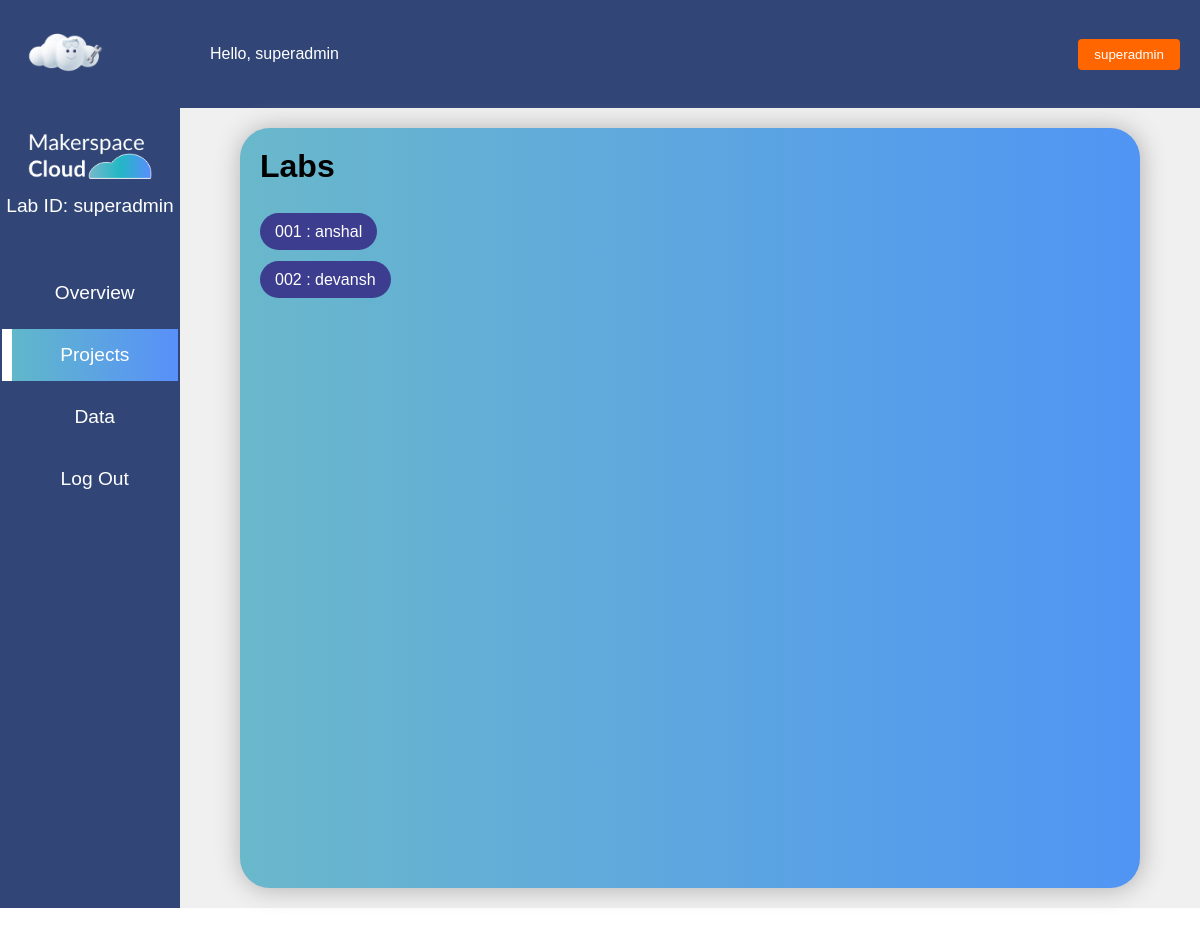
Page /s_labs/ (signed in) on the committed database.
### equ/models.py (models this page shows, shortened)
class Lab(models.Model):
    organisation = models.ForeignKey(Organisation,on_delete=models.CASCADE, null=True)
    name = models.CharField(max_length=100)
    lab_admin = models.ForeignKey(
        User,
        limit_choices_to={'groups__name': 'admin'},
        null=True,  # Set the default value to None
        on_delete=models.CASCADE,
        related_name='lab_admin_of'
    )

### equ/views.py (the view)
# urls.py: path('s_labs/', views.s_labs, name='s_labs'),
@login_required
@superadmin_required
def s_labs(request):
    labs = Lab.objects.all()
    context = {'labs' : labs}
    return render(request, 'equ/s_labs.html',context)

### equ/views.py (called while the page is built)
def superadmin_required(function):
    decorator = user_passes_test(lambda user: user.groups.filter(name='superadmin').exists())
    return decorator(function)

### equ/templates/equ/s_labs.html (shortened to what this page needs)
{% extends "equ/s_base.html" %}
{% block content %}
<div class="labs">
    <h1>Labs</h1>
<div class="my_projects">
    <div class="mp1">
{% for lab in labs%}
<h2> <a href="{% url 's_lab_detail' lab.pk %}" >{{ lab.name }} : {{lab.lab_admin}}</a></h2>
{% endfor %}
</div>
{% endblock content %}

### equ/templates/equ/s_base.html
{% load static %}
<!DOCTYPE html>
<html>
<head>
  <link rel="stylesheet" type="text/css" href="{% static 'css/style.css' %}">
</head>
<body>
  {% if user.is_authenticated %}
     <div class="main-navbar">
      <div class="cloudlogo">
        <img src="{% static 'images/cloudavt.png' %}" alt="" style="width: 90px; height: auto;">
        <span style="margin-left: 100px;">Hello, {{ user.username }}</span>
      </div>
      <a class="profile-link" href="{% url 'u_profile_page' %}">
        <button class="profile-button">{{ user.username }}</button>
      </a>
    </div>
  <div class="container rcntc">
        <div class="sidebar">
          <ul>
            <div class="mslogo"><img src="{% static 'images/MSClogo2.png' %}" alt=""> <a> Lab ID: {{ user.username }}</a></div>
            <a href="{% url 's_overview' %}" class="overview"><div class="link"><span></span><li>Overview</li></div></a>
            <a href="{% url 's_labs' %}" class="projects"><div class="link"><span></span><li>Projects</li></div></a>
            <a href="{% url 'admin:index' %}" class="data"><div class="link"><span></span><li>Data</li></div></a>
            <a href="{% url 'logout' %}" class="logout"><div class="link"><span></span><li>Log Out</li></div></a>
            {% else %}
            <a href="{% url 'login' %}" class="login"><div class="link"><span></span><li>Log In</li></div></a>
            {% endif %}
          </ul>
        </div>
        <div class="content rcnt">
          {% block content %}
          {% endblock %}
        </div>
  </div>
  </body>
</html>

### static/css/style.css (style rules this page uses)
:root { --primary:#314677; --secondary:rgb(97, 97, 131); }
* { box-sizing: border-box; margin: 0; padding: 0; font-family: Arial, Helvetica, sans-serif; }
ul { list-style: none; }
.container { display: flex; min-height: 100vh; max-height: max-content; background-color: #ececec; }
.main-navbar { display: flex; justify-content: space-between; align-items: center; background-color: var(--primary); padding: 10px 20px; }
.cloudlogo { align-items: center; color: white; display: flex; }
.profile-link { color: white; text-decoration: none; }
.profile-button { background-color: #ff6600; color: white; border: none; padding: 8px 16px; border-radius: 4px; cursor: pointer; }
.sidebar { width: 15%; background-color: var(--primary); padding: 20px 2px; }
.sidebar ul { list-style: none; }
.mslogo { margin-bottom: 50px; text-align: center; }
.mslogo img { width: 70%; }
.sidebar a { color: white; text-decoration: none; font-size: 1.2rem; text-align: center; display: flex; width: 100%; align-items: center; justify-content: center; margin: 10px 0; }
.link { width: 100%; display: flex; }
.sidebar span { width: 10px; background: none; transition: 0.3s ease-in; }
.sidebar li { padding: 15px 0; text-align: center; width: 100%; background-image: none; transition: 0.3s ease-in; }
.content { flex-grow: 1; border: none; width: 100%; max-width: 900px; margin: 20px auto; border-radius: 30px; padding: 20px; box-shadow: 1px 1px 25px 1px #b4b4b4; background-color:white; display: flex; justify-content: center; min-height: max-content; }
.rcnt { background-image: linear-gradient(90deg,#6ab8cb, #5095f4); }
.rcntc { background-color: #F0F0F0; }
.my_projects { display: flex; flex-direction: column; width: 100%; height: 100%; }
.my_projects a, .my_projects button { padding: 10px 15px; text-decoration: none; border: none; background:#3d3d90; color: white; border-radius: 40px; width: max-content; font-size: 1rem; font-weight: normal; }
.mp1 h2 { margin-bottom: 20px; }
.my_projects { margin-top: 30px; }
.labs { width: 100%; height: 100%; }

### equ/templates/equ/s_labs.html (style rules this page uses)
.projects span { border: 1px solid white; background-color: white; }
.projects li { background-image: linear-gradient(to right, #60B8CA, #5890F9); }

### rows in the picture
Lab: name "001", lab_admin "anshal"
Lab: name "002", lab_admin "devansh"

### other values in the picture
{{ user.username }} "superadmin"
